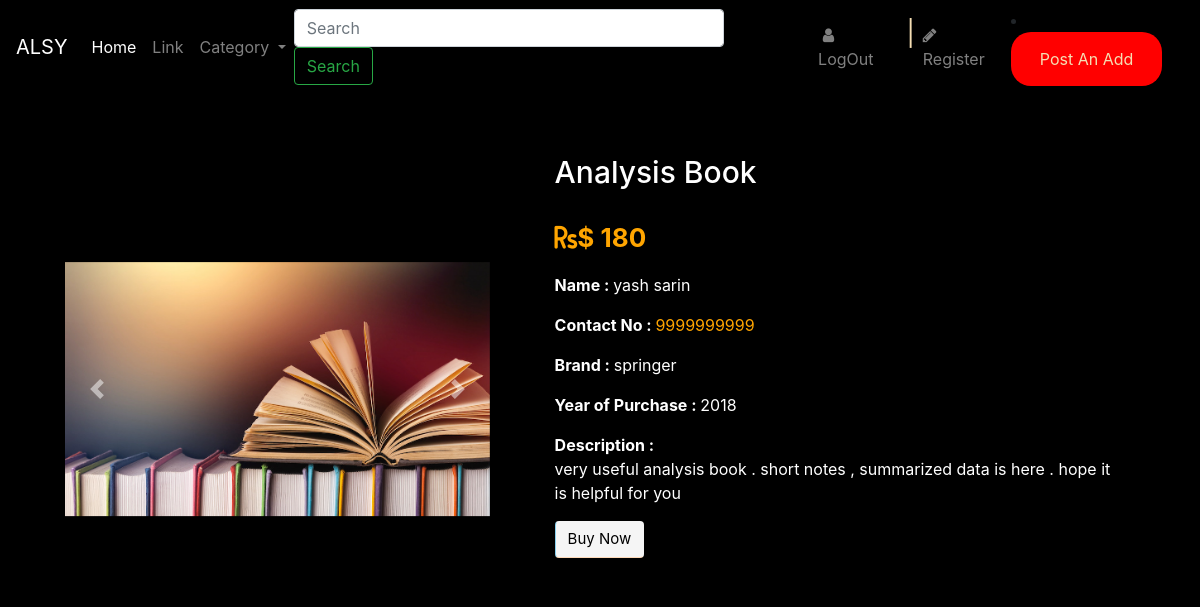
The app's page /description/descc.php?product_id=35 (signed in) with its own data.
### tables this page shows
CREATE TABLE `product` (
  `product_id` int(10) UNSIGNED NOT NULL,
  `seller_id` int(10) UNSIGNED NOT NULL,
  `category_id` int(10) UNSIGNED DEFAULT NULL,
  `product_name` varchar(50) NOT NULL,
  `price` int(12) UNSIGNED NOT NULL,
  `purchase_year` varchar(4) DEFAULT NULL,
  `description` text NOT NULL,
  `brand` varchar(15) DEFAULT NULL,
  `image1` varchar(250) NOT NULL,
  `image2` varchar(250) NOT NULL,
  `image3` varchar(250) NOT NULL
);

CREATE TABLE `user` (
  `user_id` int(10) UNSIGNED NOT NULL,
  `first_name` varchar(20) NOT NULL,
  `last_name` varchar(20) NOT NULL,
  `email` varchar(100) NOT NULL,
  `pass` varchar(500) NOT NULL
);

CREATE TABLE `seller` (
  `seller_id` int(10) UNSIGNED NOT NULL,
  `user_id` int(10) UNSIGNED NOT NULL,
  `phone` varchar(10) NOT NULL,
  `address` varchar(30) NOT NULL,
  `room_number` varchar(4) DEFAULT NULL
);

### description/description.php (called while the page is built, shortened)
<?php
require_once "pdo.php";
$stmt = $pdo->prepare("SELECT * FROM product where product_id = :xyz");
$stmt->execute(array(":xyz" => $_GET['product_id']));
$row = $stmt->fetch(PDO::FETCH_ASSOC);
$a = htmlentities($row['product_name']);
$b = htmlentities($row['price']);
$c = htmlentities($row['purchase_year']);
$d = htmlentities($row['brand']);
$e = htmlentities($row['description']);
$f = htmlentities($row['image1']);
$seller_id = $row['seller_id'];
$select_stmt = $pdo->prepare("SELECT * FROM seller where seller_id = :id");
$select_stmt->execute(array(":id" => $seller_id));
$row1 = $select_stmt->fetch(PDO::FETCH_ASSOC);
$i = htmlentities($row1['phone']);
$user_id = $row1['user_id'];
$s = $pdo->prepare("SELECT * FROM user where user_id = :u_id");
$s->execute(array(":u_id" => $user_id));
$row2 = $s->fetch(PDO::FETCH_ASSOC);
$j = htmlentities($row2['first_name']);
$k = htmlentities($row2['last_name']);
?>

### description/descc.php (the view, shortened to what this page needs)
<?php include 'description.php'; ?>
<!DOCTYPE html>
<html lang="en">
<head>
    <link href="desc_style.css" rel="stylesheet">
    <link rel="stylesheet" href="https://stackpath.bootstrapcdn.com/bootstrap/4.5.2/css/bootstrap.min.css">
    <link rel="stylesheet" href="https://cdnjs.cloudflare.com/ajax/libs/font-awesome/4.7.0/css/font-awesome.min.css">
</head>
<body>
    <nav class="navbar navbar-expand-lg navbar-dark ">
  <a class="navbar-brand" href="#">ALSY</a>
  <div class="collapse navbar-collapse" id="navbarSupportedContent">
    <ul class="navbar-nav mr-auto">
      <li class="nav-item active">
        <a class="nav-link" href="../new_home/">Home <span class="sr-only">(current)</span></a>
      </li>
      <li class="nav-item">
        <a class="nav-link" href="#">Link</a>
      </li>
      <li class="nav-item dropdown">
        <a class="nav-link dropdown-toggle" href="#" id="navbarDropdown" role="button" data-toggle="dropdown" aria-haspopup="true" aria-expanded="false">
          Category
        </a>
      </li>
    </ul>
    <ul class="navbar-nav mr-auto">
    <form class="form-inline my-2 my-lg-0 ">
      <input class="form-control mr-sm-2" id="navBarSearchForm"type="search" placeholder="Search" aria-label="Search">
      <button class="btn btn-outline-success my-2 my-sm-0" type="submit">Search</button>
    </form>
    </ul>
    <ul class="navbar-nav mr-auto float-right">
      <li id="login_logout" class="nav-item ">
      </li>
      <li class="dandi">|</li>
      <li class="nav-item ">
        <a class="nav-link " href="../login/register_page.php"><i class="fa fa-pencil"></i> Register</a>
      </li>
    </ul>
    <li class="nav-item ">
        <button id="post_add_btn" class="btn">
        <a id="post_add" class="nav-link float-right postaddbutton"  href="../login/login_page.php">Post An Add</a>
        </button>
      </li>
  </div>
</nav>
    <div class="container-fluid">
      <div class="row">
            <div class="col-md-5">
                <div id="carouselExampleControls" class="carousel slide" data-ride="carousel">
                    <div class="carousel-inner">
                      <div class="carousel-item active ">
                        <img src="../add_product/<?php echo $f; ?> " class="d-block w-100 fix_height" alt="product_image_1">
                      </div>
                    </div>
                    <a class="carousel-control-prev" href="#carouselExampleControls" role="button" data-slide="prev">
                      <span class="carousel-control-prev-icon" aria-hidden="true"></span>
                    </a>
                    <a class="carousel-control-next" href="#carouselExampleControls" role="button" data-slide="next">
                      <span class="carousel-control-next-icon" aria-hidden="true"></span>
                    </a>
                </div>
            </div>
            <div class="col-md-7">
                <h2 class="glow"> <?php echo $a; ?></h2>
                <p class="Product_Price"><i class="fas fa-rupee-sign"></i>$ <?php echo $b; ?> </p>
                <p><b>Name : </b><?php echo $j; ?> <?php echo $k; ?></p>
               <div id="contact_no">
                  <p  ><b>Contact No : </b><span style="color: orange;"><?php echo $i; ?></span></p>
                </div>
                <p><b>Brand : </b> <?php echo $d; ?> </p>
                <p><b>Year of Purchase : </b><?php echo $c; ?></p>
                <p><b>Description : </b><br> <?php echo $e; ?>  </p>
                <button type="button" class="btn  btnc cart">Buy Now</button>
            </div>
        </div>
    </div>
</body>
</html>

### description/desc_style.css (style rules this page uses)
body { background-color: rgb(0, 0, 0) !important; font-family: 'Segoe UI', Tahoma, Geneva, Verdana, sans-serif; margin: 0; padding: 0px; }
#navBarSearchForm { width: 430px; }
.mr-auto, .mx-auto { margin-right: 80px !important; }
li .btn { background-color: red !important; border-radius: 20px !important; color: rgb(255, 255, 255) !important; text-decoration-color: yellow !important; }
.dandi { color: wheat ; font-size: 25px !important; }
.row { padding-right: 59px; padding-top: 20px; padding-left: 50px; }
.container-fluid { padding-top: 40px; }
.col-md-7 { color: rgb(255, 255, 255); padding-left: 50px !important; }
.Product_Price { color: orange; font-size : 26px; font-weight: bold; padding-top: 20px; }
.cart { background-color:whitesmoke !important; color: #000000 !important; font-size: 15px !important; }
.btnc { border-top-color: yellow ; border-right-color: violet ; border-left-color: skyblue !important; border-bottom-color: peachpuff !important ; border-radius: 10px ; }
.fix_height { height: 380px; object-fit: contain !important; object-position: center center !important; }
.postaddbutton { color: wheat; }
.col-md-5 { padding: 45px ; }
.glow { font-size: 30px; color: #fff; text-align: left; -webkit-animation: glow 1s ease-in-out infinite alternate; -moz-animation: glow 1s ease-in-out infinite alternate; animation: glow 1s ease-in-out infinite alternate; }

### records on screen
product: image1 (picture), product_name "Analysis Book", price "180", brand "springer", purchase_year "2018", description "very useful analysis book . short notes , summarized data is here . hope it is helpful for you"
user: first_name "yash", last_name "sarin"
seller: phone "9999999999"
